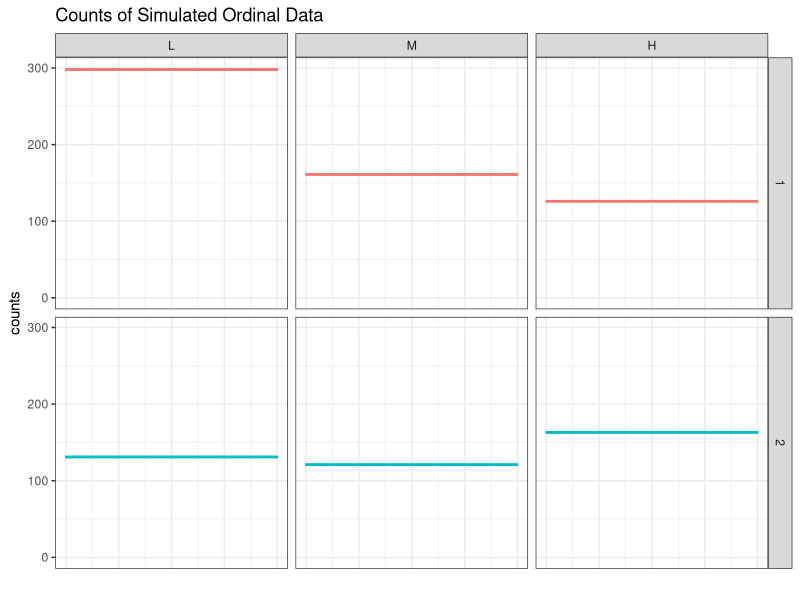
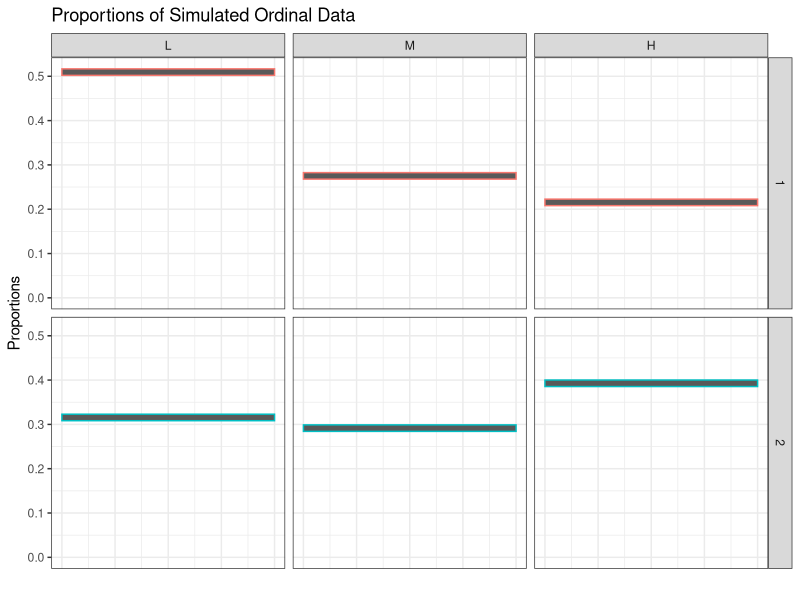
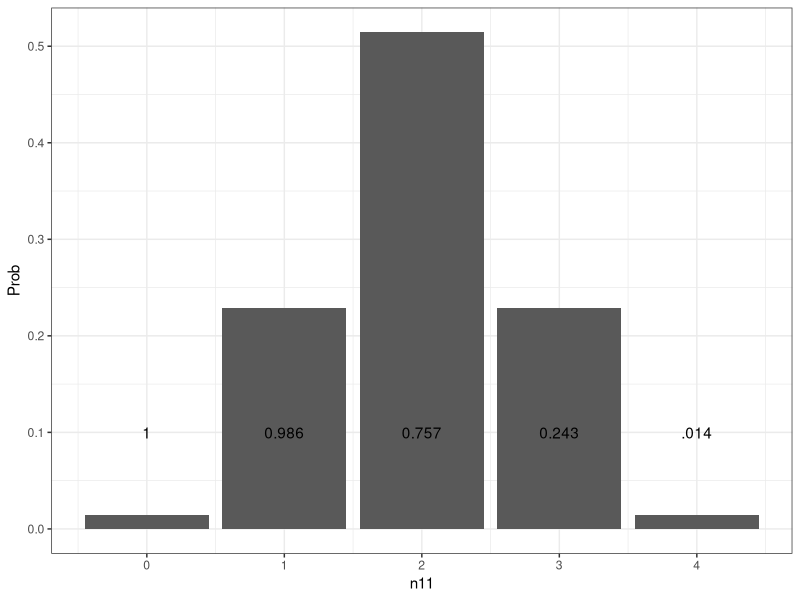

Here is the R script that generated these plots, in order:
## ---- chunk 1
#| include: false
library(tidyverse)
library(knitr)
library(MCMCpack)

## ---- chunk 2
set.seed(09152025)
pi_1 <- c(.5, .3, .2)
pi_2 <- c(.3, .3, .4)

n <- 1000
pi_g1 <- .6
n1 <- rbinom(1, n, pi_g1)
n2 <- n - n1
y1 <- rmultinom(1, n1, pi_1)
y2 <- rmultinom(1, n2, pi_2)
## ---- chunk 3
library(tidyverse)
tibble(vals = c(y1, y2),
       group = rep(c('1','2'), each =3),
       level = ordered(rep(c('L','M','H'), 2), levels = c('L','M','H'))) |>
  ggplot(aes(y = vals, color = group)) +
           geom_bar() +
  facet_grid(group~ level) +
  ylim(0, NA) +
  theme_bw() +
  xlab('') +
  ylab('counts') +
  theme(legend.position = 'none',
        axis.text.x = element_blank(),
        axis.ticks.x = element_blank()) +
  ggtitle('Counts of Simulated Ordinal Data')
  
## ---- chunk 4
tibble(vals = c(y1, y2),
       group = rep(c('1','2'), each =3),
       level = ordered(rep(c('L','M','H'), 2), levels = c('L','M','H'))) |>
  group_by(group) |>
  mutate(proportion = vals / sum(vals)) |>
  ggplot(aes(y = proportion, color = group)) +
           geom_bar() +
  facet_grid(group~ level) +
  ylim(0, NA) +
  theme_bw() +
  xlab('') +
  ylab('Proportions') +
  theme(legend.position = 'none',
        axis.text.x = element_blank(),
        axis.ticks.x = element_blank()) +
  ggtitle('Proportions of Simulated Ordinal Data')
  
## ---- chunk 5
library(knitr)
tibble(group = c('1','2'),
       L = c(y1[1],y2[1]),
       M = c(y1[2],y2[2]),
       H = c(y1[3],y2[3])) |>
  kable()
## ---- chunk 6
dat.mat <- as.matrix(tibble(L = c(y1[1],y2[1]),
       M = c(y1[2],y2[2]),
       H = c(y1[3],y2[3])))

chisq.test(dat.mat)
## ---- chunk 7
group_marg <- tibble(vals = c(y1, y2),
       group = rep(c('1','2'), each =3),
       level = ordered(rep(c('L','M','H'), 2), levels = c('L','M','H'))) |>
  group_by(group)|>
  summarize(vals = sum(vals)) |>
  mutate(marg_prop = vals / sum(vals) )

level_marg <- tibble(vals = c(y1, y2),
       group = rep(c('1','2'), each =3),
       level = ordered(rep(c('L','M','H'), 2), levels = c('L','M','H'))) |>
  group_by(level)|>
  summarize(vals = sum(vals)) |>
  mutate(marg_prop = vals / sum(vals) )



tibble(group = c('1','2'),
       L = c(n * level_marg[1,3] |> pull() * group_marg[1,3] |> pull(),
              n * level_marg[1,3] |> pull() * group_marg[2,3] |> pull()),
       M = c( n * level_marg[2,3] |> pull() * group_marg[1,3] |> pull(),
              n * level_marg[2,3] |> pull() * group_marg[2,3] |> pull()),
       H = c( n * level_marg[3,3] |> pull() * group_marg[1,3] |> pull(),
              n * level_marg[3,3] |> pull() * group_marg[2,3] |> pull())) |>
  kable(caption = 'Expected Counts')

tibble(group = c('1','2'),
       L = c(y1[1] - n * level_marg[1,3] |> pull() * group_marg[1,3] |> pull(),
             y2[1] - n * level_marg[1,3] |> pull() * group_marg[2,3] |> pull()),
       M = c(y1[2] - n * level_marg[2,3] |> pull() * group_marg[1,3] |> pull(),
             y2[2] - n * level_marg[2,3] |> pull() * group_marg[2,3] |> pull()),
       H = c(y1[3] - n * level_marg[3,3] |> pull() * group_marg[1,3] |> pull(),
             y2[3] - n * level_marg[3,3] |> pull() * group_marg[2,3] |> pull())) |>
  kable(caption = 'Residual Counts')
## ---- chunk 8
r1 <- c(298, 161, 126)
r2 <- c(131, 163, 121)
n <- sum(r1 + r2)
pi_iplus <- c(sum(r1) / n, sum(r2) / n)
u_bar <- sum(pi_iplus * c(1,2))

c1 <- c(298, 131)
c2 <- c(161, 163)
c3 <- c(126, 121)

pi_plusj <- c(sum(c1) / n , sum(c2) / n, sum(c3) / n)
v_bar <- sum(pi_plusj * c(1, 2, 3))

pij <- matrix(c(r1, r2), nrow = 2, byrow = T) / n

numerator <- (1 - u_bar) * (1 -v_bar) * pij[1,1] +
  (2 - u_bar) * (1 - v_bar) * pij[2,1] +
  (1 - u_bar) * (2 - v_bar) * pij[1,2] +
  (2 - u_bar) * (2 - v_bar) * pij[2,2] +
  (1 - u_bar) * (3 - v_bar) * pij[1,3] +
  (2 - u_bar) * (3 - v_bar) * pij[2,3] 

u_denom <- (1 - u_bar)^2 * pi_iplus[1] + 
  (2 - u_bar)^2 * pi_iplus[2]
v_denom <- (1 - v_bar)^2 * pi_plusj[1] + 
  (2 - v_bar)^2 * pi_plusj[2]+ 
  (3 - v_bar)^2 * pi_plusj[3]

r_val  <- numerator / sqrt(u_denom * v_denom)
## ---- chunk 9
tibble(n11 = c(0, 1, 2, 3, 4),
       Prob = c(choose(4,0) * choose(4,4) / choose(8,4),
                choose(4,1) * choose(4,3) / choose(8,4),
                choose(4,2) * choose(4,2) / choose(8,4),
                choose(4,3) * choose(4,1) / choose(8,4),
                choose(4,4) * choose(4,0) / choose(8,4))
       ) |> kable()
   
## ---- chunk 10
 tibble(n11 = c(0, 1, 2, 3, 4),
       Prob = c(choose(4,0) * choose(4,4) / choose(8,4),
                choose(4,1) * choose(4,3) / choose(8,4),
                choose(4,2) * choose(4,2) / choose(8,4),
                choose(4,3) * choose(4,1) / choose(8,4),
                choose(4,4) * choose(4,0) / choose(8,4))
       ) |>
  ggplot(aes(y = Prob, x = n11)) +
  geom_col() + theme_bw() +
  annotate('text', x = 4, y = .1, label = '.014') + 
  annotate('text', x = 3, y = .1, label = as.character(.229 + .014)) +
  annotate('text', x = 2, y = .1, label = as.character(.514 + .229 + .014)) +
  annotate('text', x = 1, y = .1, label = as.character(.229 + .514 + .229 + .014)) +
  annotate('text', x = 0, y = .1, label = as.character(.014 + .229 + .514 + .229 + .014)) 
